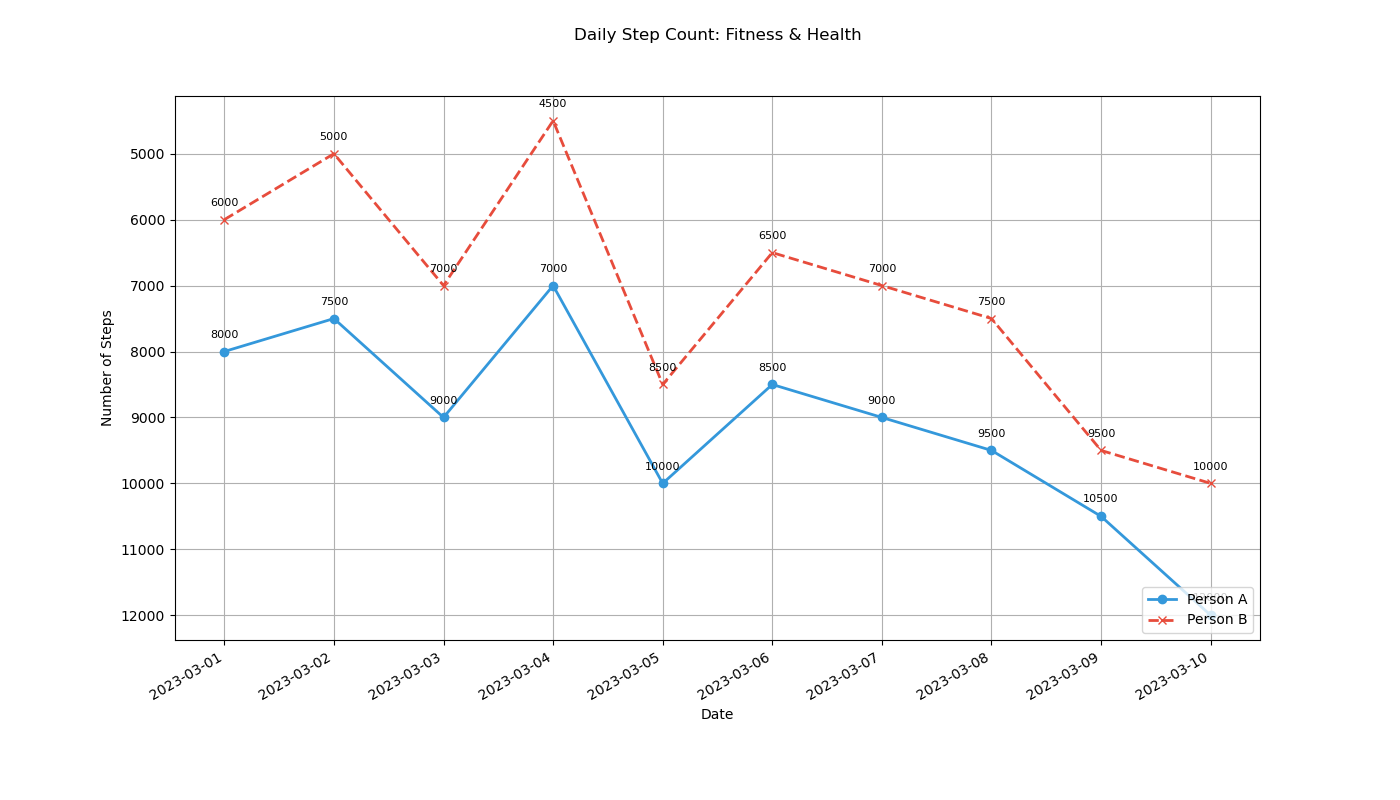

Source code (Python):

import matplotlib.pyplot as plt
import matplotlib.dates as mdates
from datetime import datetime

data = [
    {'Date': '2023-03-01', 'Person A Steps': 8000, 'Person B Steps': 6000},
    {'Date': '2023-03-02', 'Person A Steps': 7500, 'Person B Steps': 5000},
    {'Date': '2023-03-03', 'Person A Steps': 9000, 'Person B Steps': 7000},
    {'Date': '2023-03-04', 'Person A Steps': 7000, 'Person B Steps': 4500},
    {'Date': '2023-03-05', 'Person A Steps': 10000, 'Person B Steps': 8500},
    {'Date': '2023-03-06', 'Person A Steps': 8500, 'Person B Steps': 6500},
    {'Date': '2023-03-07', 'Person A Steps': 9000, 'Person B Steps': 7000},
    {'Date': '2023-03-08', 'Person A Steps': 9500, 'Person B Steps': 7500},
    {'Date': '2023-03-09', 'Person A Steps': 10500, 'Person B Steps': 9500},
    {'Date': '2023-03-10', 'Person A Steps': 12000, 'Person B Steps': 10000}
]

dates = [datetime.strptime(d['Date'], '%Y-%m-%d') for d in data]
person_a_steps = [d['Person A Steps'] for d in data]
person_b_steps = [d['Person B Steps'] for d in data]

plt.figure(figsize=(14, 8))

plt.plot(dates, person_a_steps, label='Person A', color='#3498db', linestyle='-', marker='o', linewidth=2)
plt.plot(dates, person_b_steps, label='Person B', color='#e74c3c', linestyle='--', marker='x', linewidth=2)

plt.title('Daily Step Count: Fitness & Health', pad=40)
plt.xlabel('Date')
plt.ylabel('Number of Steps')
plt.legend(loc='lower right')
plt.grid(True)
plt.gca().invert_yaxis()

plt.gca().xaxis.set_major_formatter(mdates.DateFormatter('%Y-%m-%d'))
plt.gca().xaxis.set_major_locator(mdates.DayLocator())

plt.gcf().autofmt_xdate()

for i, txt in enumerate(person_a_steps):
    plt.annotate(txt, (dates[i], person_a_steps[i]), textcoords="offset points", xytext=(0,10), ha='center', fontsize=8)
for i, txt in enumerate(person_b_steps):
    plt.annotate(txt, (dates[i], person_b_steps[i]), textcoords="offset points", xytext=(0,10), ha='center', fontsize=8)

plt.show()
